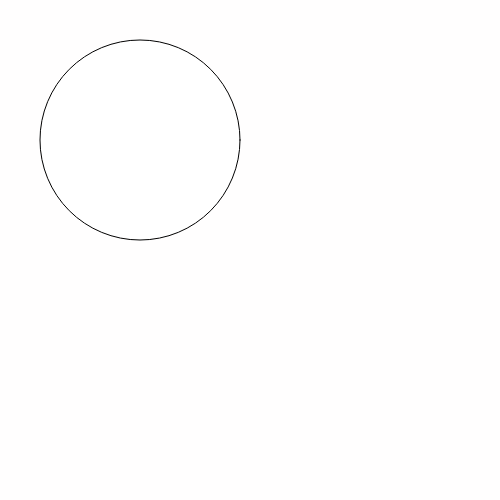
Frame 1 (no input)
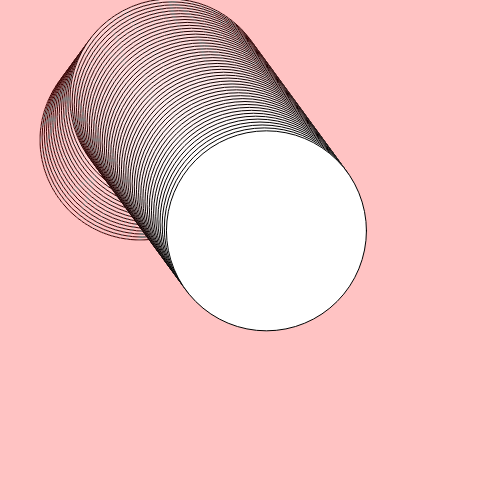
Frame 60 (no input)
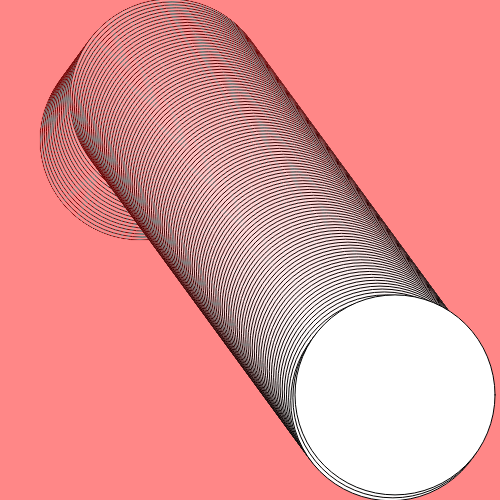
Frame 120 (the mouse pressed at the canvas centre since frame 60)

The p5.js sketch that drew these frames (run headless with seeded random() and noise() and a simulated clock; from frame 60 on, the mouse is pressed at the canvas centre):

// p5.js sketch
// ── sketch.js
function setup() {
  createCanvas(500, 500);
tab.push(new kulka(140,140,200))
//noStroke()
}
let tab=[]
function draw() {
 background(170, 57, 57,0.6)
//fill(76,120,120,100)

for(i of tab){
  if(i.state)
  i.drawa()
}

}


function kulka(x,y,r){
this.x=x
this.y=y
this.vx=random(-5,5)
this.vy=random(-5,5)
this.r=r
this.state=true
this.drawa= function() {
  if(this.state){
ellipse(this.x,this.y,this.r)
this.x+=this.vx
this.y+=this.vy
if(this.x>width-this.r/2 || this.x<this.r/2){
  this.vx=-this.vx
}
if(this.y>height-this.r/2 || this.y<this.r/2){
  this.vy=-this.vy
}

  }
}


}
 

function mouseClicked(){

for(i of tab){
if(dist(i.x,i.y,mouseX,mouseY)<i.r && i.state){
  let q=new kulka(i.x,i.y,i.r/2)
  let w=new kulka(i.x,i.y,i.r/2)
  i.state=false
  clear()
tab.push(q,w)
break
}



}


}



// ── gierka1.html
<!DOCTYPE html>
<html lang="pl">
  <head>
    <meta charset="utf-8">
    <meta name="viewport" content="width=device-width, initial-scale=1.0">
    <title>Gierka1</title>
    <link href="style.css" rel="stylesheet">
    <link href="https://fonts.googleapis.com/css?family=Signika:400,700&display=swap&subset=latin-ext" rel="stylesheet">
    <script src="index.js"></script>
  </head>
  <body>
    <div class="box">
      <div class="box__logo">Game&nbsp1</div>
      <nav class="box__navigation">
          <a href="../index.html" class="box__navigation--item"><p class="box__navigation--item--paragraph">ASMIR</p></a>
          <a href="gierka1.html" class="box__navigation--item"><p class="box__navigation--item--paragraph">Game1</p></a>
          <a href="../index.html" class="box__navigation--item"><p class="box__navigation--item--paragraph">Game2</p></a>
          <a href="../index.html" class="box__navigation--item"><p class="box__navigation--item--paragraph">Game3</p></a>
          <a href="../index.html" class="box__navigation--item"><p class="box__navigation--item--paragraph">Game4</p></a>
          <a href="../index.html" class="box__navigation--item"><p class="box__navigation--item--paragraph">Game5</p></a>
    </nav>
      <span class="line"></span>
      <div class="game">
        </iframe><iframe style="width: 500px; height: 500px; border: 0"  scrolling="no" src="index.html"></iframe>
      </div>
    </div>
  </body>
</html>
// ── style.css
html {
  box-sizing: border-box;
}

body {
  padding: 0;
  margin: 0;
  background-color: #EFEEEE;
  display: flex;
  align-items: center;
  justify-content: center;
  flex-direction: column;
  font-family: 'Signika', sans-serif;
}

.box__navigation {
  width: 1244px;
  height: 48px;
  display: flex;
  align-items: center;
  margin-top: 30px;
  justify-content: center;
}

.box__navigation--list {
  width: 100%;
  height: 100%;
  display: flex;
  align-items: center;
  justify-content: center;
  padding: 0;
}

.box__navigation--list--item {
  width: 206px;
  text-align: center;
  display: flex;
  align-items: center;
  justify-content: center;
  text-decoration: none;
  cursor: pointer;
  font-size: 20px;
  margin-left: 0px;
  animation: slideleft .5s both;
  height: 100%;
  width: 206px;
  float: left;
  animation: color1 .5s both;
}

.box__navigation--list--item a {
  text-decoration: none;
  color: #F26627;
  height: 100%;
  width: 100%;
  display: flex;
  align-items: center;
  justify-content: center;
}

.box__navigation--list--item:nth-child(1) {
  font-size: 32px;
  font-weight: 700;
  margin-left: -10px;
}

.box__navigation--list--item:hover {
  animation: color2 .5s both;
}

.box__navigation--list--item span {
  color: #325D79;
  font-size: 20px;
  height: 100%;
  width: 100%;
  display: flex;
  align-items: center;
  justify-content: center;
  animation: colors2 .5s both;
}

.box__navigation--list--item span:hover {
  animation: colors1 .5s both;
}

@keyframes color2 {
  0% {
    background-color: transparent;
    margin-left: 0px;
    color: #F26627;
  }
  100% {
    background-color: #325D79;
    margin-left: 50px;
    color: #EFEEEE;
  }
}

@keyframes color1 {
  0% {
    background-color: #325D79;
    margin-left: 50px;
    color: #EFEEEE;
  }
  100% {
    background-color: transparent;
    margin-left: 0px;
    color: #F26627;
  }
}

@keyframes colors1 {
  0% {
    color: #325D79;
  }
  100% {
    color: #F26627;
  }
}

@keyframes colors2 {
  0% {
    color: #F26627;
  }
  100% {
    color: #325D79;
  }
}

.line {
  width: 1240px;
  border: 2px solid #325D79;
  display: block;
}

.game {
  border: #325D79 2px solid;
  height: 500px;
  margin-top: 50px;
  width: 500px;
}

@media (min-height: 950px) {
  .box {
    margin-top: 100px;
  }
}

@media (min-height: 600px) {
  .box {
    height: 650px;
    margin-top: -10px;
  }
  .game {
    margin-top: 25px;
    margin-left: auto;
    margin-right: auto;
  }
}

// ── style.min.css
html{box-sizing:border-box}body{padding:0;margin:0;background-color:#EFEEEE;display:flex;align-items:center;justify-content:center;flex-direction:column;font-family:'Signika', sans-serif}.box__navigation{width:1244px;height:48px;display:flex;align-items:center;margin-top:30px;justify-content:center}.box__navigation--list{width:100%;height:100%;display:flex;align-items:center;justify-content:center;padding:0}.box__navigation--list--item{width:206px;text-align:center;display:flex;align-items:center;justify-content:center;text-decoration:none;cursor:pointer;font-size:20px;margin-left:0px;animation:slideleft .5s both;height:100%;width:206px;float:left;animation:color1 .5s both}.box__navigation--list--item a{text-decoration:none;color:#F26627;height:100%;width:100%;display:flex;align-items:center;justify-content:center;animation:colora1 .5s both}.box__navigation--list--item a:hover{animation:colora2 .5s both}.box__navigation--list--item:nth-child(1){font-size:32px;font-weight:700;margin-left:-10px}.box__navigation--list--item:hover{animation:color2 .5s both}.box__navigation--list--item span{color:#325D79;font-size:20px;height:100%;width:100%;display:flex;align-items:center;justify-content:center;animation:colors2 .5s both}.box__navigation--list--item span:hover{animation:colors1 .5s both}@keyframes colora1{0%{color:#EFEEEE}100%{color:#F26627}}@keyframes colora2{0%{color:#F26627}100%{color:#EFEEEE}}@keyframes color2{0%{background-color:transparent;margin-left:0px}100%{background-color:#325D79;margin-left:50px}}@keyframes color1{0%{background-color:#325D79;margin-left:50px}100%{background-color:transparent;margin-left:0px}}@keyframes colors1{0%{color:#325D79}100%{color:#F26627}}@keyframes colors2{0%{color:#F26627}100%{color:#325D79}}.line{width:1240px;border:2px solid #325D79;display:block}.game{border:#325D79 2px solid;height:500px;margin-top:50px;width:500px}@media (min-height: 950px){.box{margin-top:100px}}@media (min-height: 600px){.box{height:650px;margin-top:-10px}.game{margin-top:25px;margin-left:auto;margin-right:auto}}
